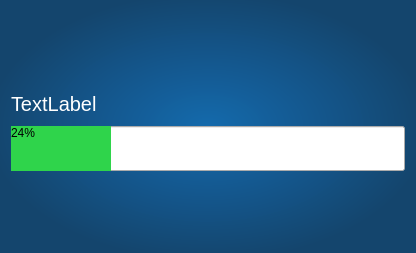
<?xml version="1.0" encoding="UTF-8"?>
<ui version="4.0">
 <class>ProgressbarClass</class>
 <widget class="QDialog" name="ProgressbarClass">
  <property name="enabled">
   <bool>true</bool>
  </property>
  <property name="geometry">
   <rect>
    <x>0</x>
    <y>0</y>
    <width>416</width>
    <height>253</height>
   </rect>
  </property>
  <property name="windowTitle">
   <string>Dialog</string>
  </property>
  <property name="styleSheet">
   <string notr="true">QDialog{
	background-color: qradialgradient(spread:reflect, cx:0.5, cy:0.5, radius:0.7, fx:0.499, fy:0.505682, stop:0 rgba(20, 106, 173, 253), stop:0.756757 rgba(20, 69, 109, 255));
}</string>
  </property>
  <layout class="QGridLayout" name="gridLayout_2">
   <item row="0" column="0">
    <layout class="QGridLayout" name="gridLayout">
     <property name="sizeConstraint">
      <enum>QLayout::SetMaximumSize</enum>
     </property>
     <property name="horizontalSpacing">
      <number>6</number>
     </property>
     <property name="verticalSpacing">
      <number>0</number>
     </property>
     <item row="0" column="0">
      <layout class="QVBoxLayout" name="verticalLayout">
       <item>
        <widget class="QLabel" name="labelStatus">
         <property name="sizePolicy">
          <sizepolicy hsizetype="Preferred" vsizetype="Preferred">
           <horstretch>0</horstretch>
           <verstretch>0</verstretch>
          </sizepolicy>
         </property>
         <property name="maximumSize">
          <size>
           <width>16777215</width>
           <height>45</height>
          </size>
         </property>
         <property name="styleSheet">
          <string notr="true">QLabel{
	font-size: 20px;
	color: #ffffff;
}</string>
         </property>
         <property name="text">
          <string>TextLabel</string>
         </property>
        </widget>
       </item>
       <item>
        <widget class="QProgressBar" name="progressBar">
         <property name="sizePolicy">
          <sizepolicy hsizetype="Expanding" vsizetype="Preferred">
           <horstretch>0</horstretch>
           <verstretch>0</verstretch>
          </sizepolicy>
         </property>
         <property name="maximumSize">
          <size>
           <width>16777215</width>
           <height>45</height>
          </size>
         </property>
         <property name="styleSheet">
          <string notr="true"> QProgressBar::chunk {
     background-color: rgb(47,212,75);
     width: 20px;
	height: 4px;
 }</string>
         </property>
         <property name="value">
          <number>24</number>
         </property>
        </widget>
       </item>
      </layout>
     </item>
    </layout>
   </item>
  </layout>
 </widget>
 <resources/>
 <connections/>
 <slots>
  <slot>setPBValue()</slot>
  <slot>setPBText()</slot>
 </slots>
</ui>
